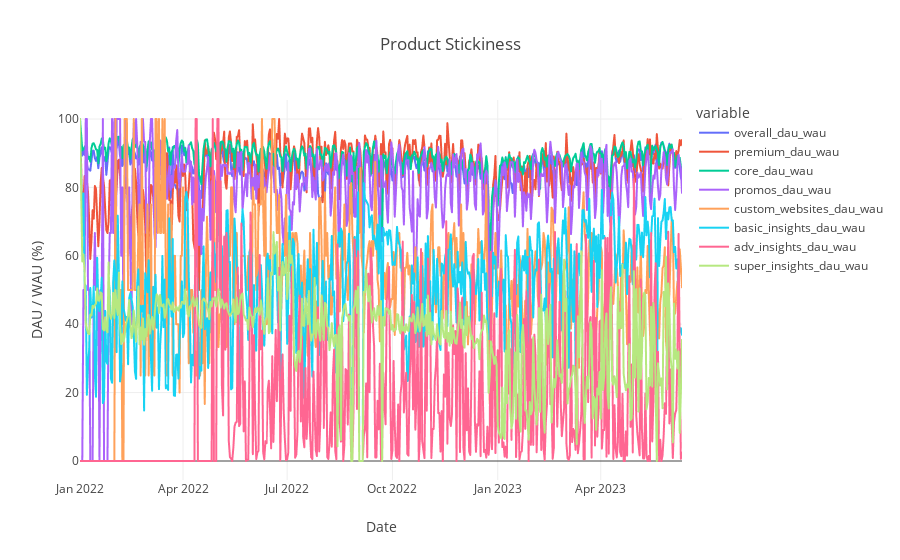

Here is the notebook cell this chart was saved with:
### Code cell
import plotly.express as px
color_sequence = px.colors.qualitative.Plotly

fig = px.line(country, 
              x="day_partition", 
              y=[col for col in country.columns if "_dau_wau" in col], 
              title='Product Stickiness', 
              color_discrete_sequence=color_sequence, 
              height=600)

fig.update_xaxes(title="Date")
fig.update_yaxes(title="DAU / WAU (%)")
fig.show()

### Figure 1 — Plotly figure (JSON) as saved in the notebook; plotly's stock layout.template omitted (floating-point values rounded to 4 significant figures; data arrays with more than 128 entries replaced by an {"elided": "..."} marker saying what was removed)
{"data": [{"hovertemplate": "variable=overall_dau_wau<br>day_partition=%{x}<br>value=%{y}<extra></extra>", "legendgroup": "overall_dau_wau", "line": {"color": "#636EFA", "dash": "solid"}, "marker": {"symbol": "circle"}, "mode": "lines", "name": "overall_dau_wau", "showlegend": true, "type": "scattergl", "x": {"elided": "526 str values"}, "xaxis": "x", "y": {"elided": "526 float values"}, "yaxis": "y"}, {"hovertemplate": "variable=premium_dau_wau<br>day_partition=%{x}<br>value=%{y}<extra></extra>", "legendgroup": "premium_dau_wau", "line": {"color": "#EF553B", "dash": "solid"}, "marker": {"symbol": "circle"}, "mode": "lines", "name": "premium_dau_wau", "showlegend": true, "type": "scattergl", "x": {"elided": "526 str values"}, "xaxis": "x", "y": {"elided": "526 float values"}, "yaxis": "y"}, {"hovertemplate": "variable=core_dau_wau<br>day_partition=%{x}<br>value=%{y}<extra></extra>", "legendgroup": "core_dau_wau", "line": {"color": "#00CC96", "dash": "solid"}, "marker": {"symbol": "circle"}, "mode": "lines", "name": "core_dau_wau", "showlegend": true, "type": "scattergl", "x": {"elided": "526 str values"}, "xaxis": "x", "y": {"elided": "526 float values"}, "yaxis": "y"}, {"hovertemplate": "variable=promos_dau_wau<br>day_partition=%{x}<br>value=%{y}<extra></extra>", "legendgroup": "promos_dau_wau", "line": {"color": "#AB63FA", "dash": "solid"}, "marker": {"symbol": "circle"}, "mode": "lines", "name": "promos_dau_wau", "showlegend": true, "type": "scattergl", "x": {"elided": "526 str values"}, "xaxis": "x", "y": {"elided": "526 float values"}, "yaxis": "y"}, {"hovertemplate": "variable=custom_websites_dau_wau<br>day_partition=%{x}<br>value=%{y}<extra></extra>", "legendgroup": "custom_websites_dau_wau", "line": {"color": "#FFA15A", "dash": "solid"}, "marker": {"symbol": "circle"}, "mode": "lines", "name": "custom_websites_dau_wau", "showlegend": true, "type": "scattergl", "x": {"elided": "526 str values"}, "xaxis": "x", "y": {"elided": "526 float values"}, "yaxis": "y"}, {"hovertemplate": "variable=basic_insights_dau_wau<br>day_partition=%{x}<br>value=%{y}<extra></extra>", "legendgroup": "basic_insights_dau_wau", "line": {"color": "#19D3F3", "dash": "solid"}, "marker": {"symbol": "circle"}, "mode": "lines", "name": "basic_insights_dau_wau", "showlegend": true, "type": "scattergl", "x": {"elided": "526 str values"}, "xaxis": "x", "y": {"elided": "526 float values"}, "yaxis": "y"}, {"hovertemplate": "variable=adv_insights_dau_wau<br>day_partition=%{x}<br>value=%{y}<extra></extra>", "legendgroup": "adv_insights_dau_wau", "line": {"color": "#FF6692", "dash": "solid"}, "marker": {"symbol": "circle"}, "mode": "lines", "name": "adv_insights_dau_wau", "showlegend": true, "type": "scattergl", "x": {"elided": "526 str values"}, "xaxis": "x", "y": {"elided": "526 float values"}, "yaxis": "y"}, {"hovertemplate": "variable=super_insights_dau_wau<br>day_partition=%{x}<br>value=%{y}<extra></extra>", "legendgroup": "super_insights_dau_wau", "line": {"color": "#B6E880", "dash": "solid"}, "marker": {"symbol": "circle"}, "mode": "lines", "name": "super_insights_dau_wau", "showlegend": true, "type": "scattergl", "x": {"elided": "526 str values"}, "xaxis": "x", "y": {"elided": "526 float values"}, "yaxis": "y"}], "layout": {"autosize": true, "legend": {"title": {"text": "variable"}, "tracegroupgap": 0}, "title": {"text": "Product Stickiness"}, "xaxis": {"anchor": "y", "autorange": true, "domain": [0, 1], "range": ["2022-01-01", "2023-06-11"], "title": {"text": "Date"}, "type": "date"}, "yaxis": {"anchor": "x", "autorange": true, "domain": [0, 1], "range": [-5.556, 105.6], "title": {"text": "DAU / WAU (%)"}, "type": "linear"}}}
